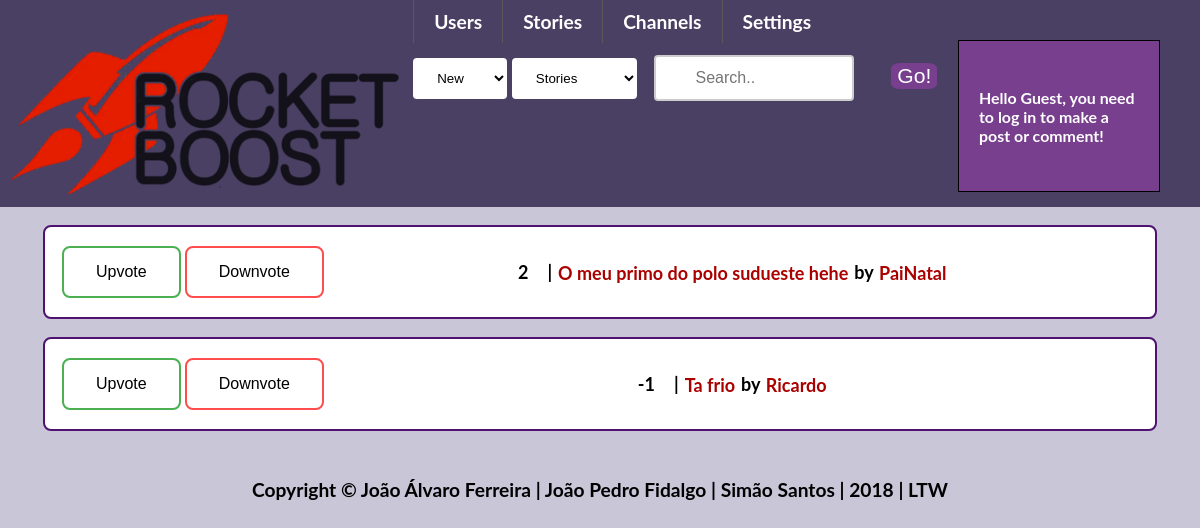
Page /pages/channel.php?id=Imagens on the committed database.
### tables this page shows
CREATE TABLE posts
(
    postID INTEGER UNIQUE NOT NULL PRIMARY KEY,
    title VARCHAR NOT NULL,
    content VARCHAR,
    type VARCHAR,
    dateWritten DATETIME,
    username INTEGER REFERENCES users Not NULL,
    channel VARCHAR NOT NULL
);

### database/utilities.php (called while the page is built, shortened)
<?php
function getVotesPost($id){
    $db = Database::getInstance()->db();
    $stmt = $db->prepare('SELECT * FROM postvotes WHERE postID = ?');
    $stmt->execute(array($id));
    $result = $stmt->fetchAll();
    $votes = 0;
    foreach ($result as $row) {
    if($row['positive'] == 1)
        $votes = $votes+1;
    else $votes = $votes - 1;
    }
    return $votes;
}
?>

### pages/channel.php (the view, shortened to what this page needs)
<?php
include_once "../templates/default.php";
draw_posts_channel();
function cmpPoints($a, $b)
{
    if (getVotesPost($a['postID']) == getVotesPost($b['postID'])) {
        return 0;
    }
    return (getVotesPost($a['postID']) > getVotesPost($b['postID'])) ? -1 : 1;
}
function draw_posts_channel(){
$channel = htmlspecialchars($_GET['id']);
    $sortType = 'points';
    $db = Database::getInstance()->db();
    $stmt = $db->prepare('SELECT * FROM posts WHERE channel = ?');
    $stmt->execute(array($channel));
    $result = $stmt->fetchAll();
    if($sortType == "points")
    usort($result, "cmpPoints");
    else if($sortType == "new")
    usort($result, "cmpDate");
    else if($sortType == "comments")
    usort($result, "cmpComments");
    foreach ($result as $row) {
    $votes = getVotesPost($row['postID']);?>
    <div id="postlist">
        <div class="votes_frontpage">
            <input type="button" value="Upvote">
            <input type="button" value="Downvote">
        </div>
        <div id="post_info">
            <span id="votes"><?php echo $votes?></span>
            <span class="separator"> | </span>
            <a href = "../pages/viewPost.php?id=<?php echo $row['postID']?>"><?php echo $row['title']?></a>
            <span class="separator">by</span>
            <a href = "../pages/viewProfile.php?username=<?php echo $row['username']?>"><?php echo $row['username'];?></a>
            <br>
        </div>
    </div>
<?php
    }
}
?>

### css/style.css (style rules this page uses)
body { margin: 0 auto; --bg-color: #C8C6D7; --main-color: #783F8E; --dark-color: #4F1271; --light-color: #4A4063; background-color: var(--bg-color); font-weight: 700; font-size: 14px; font-size: 120%; font-family: Lato, Arial, sans-serif; transition: box-shadow .2s cubic-bezier(.4,0,1,1),background .2s cubic-bezier(.4,0,.2,1),color .2s cubic-bezier(.4,0,.2,1); }
a:link { position: relative; text-decoration: none; -webkit-transition: all 1s linear; color: #aa0000; padding: 1.5px; -webkit-transition: all 1s linear; }
#postlist { display: flex; background-color: white; border: 2px solid var(--dark-color); border-radius: 8px; width: 90%; padding: 15px; margin: 1em; margin-left: auto; margin-right: auto; font-size: 18px; }
.votes_frontpage { display: flex; }
.votes_frontpage input:first-child { background-color: white; border: 2px solid #4CAF50; border-radius: 8px; color: black; padding: 15px 32px; text-align: center; text-decoration: none; display: block; font-size: 16px; margin: 4px 2px; cursor: pointer; -webkit-transition-duration: 0.4s; transition-duration: 0.4s; }
.votes_frontpage input:nth-child(2) { background-color: white; border: 2px solid #ff4d4d; border-radius: 8px; color: black; padding: 15px 32px; text-align: center; text-decoration: none; display: block; font-size: 16px; margin: 4px 2px; cursor: pointer; -webkit-transition-duration: 0.4s; transition-duration: 0.4s; }
#post_info { margin: auto; }

### rows in the picture
posts: votes "2", title "O meu primo do polo sudueste hehe", username "PaiNatal"
posts: votes "-1", title "Ta frio", username "Ricardo"
